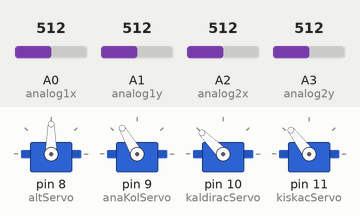
This sketch was run on a simulated Arduino Uno, built with avr-gcc and run on an emulated ATmega328P. On the bench: 4 × servo. Inputs (shaded band) come from the test bench; at power-on: A0 (analog1x) = 512, A2 (analog2x) = 512, A3 (analog2y) = 512, A1 (analog1y) = 512.

Above: at 1.2 s.
1.3 s: A0 (analog1x) set to 716
At 2.5 s:
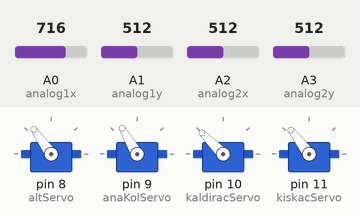
2.8 s: A2 (analog2x) set to 716
At 4.0 s:
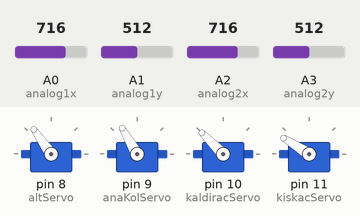
4.3 s: A3 (analog2y) set to 716
At 5.1 s:
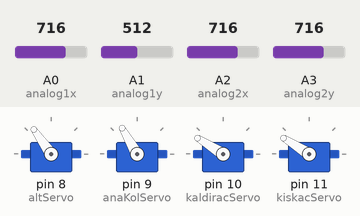
5.8 s: A1 (analog1y) set to 306
At 6.1 s:
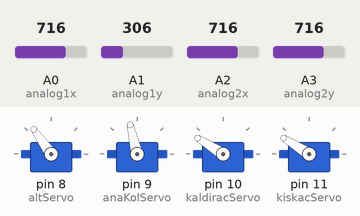
7.3 s: A0 (analog1x) set to 992
At 8.5 s:
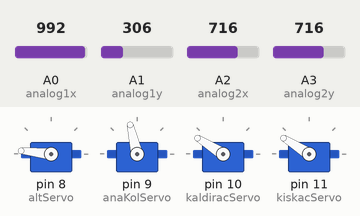
8.8 s: A1 (analog1y) set to 30
At 9.8 s:
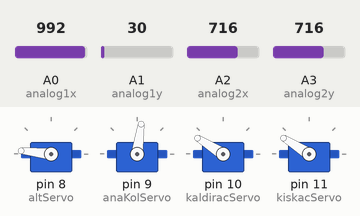
Timing chart, 0 to 11.3 s (numbered marks = the images above; inputs shaded):
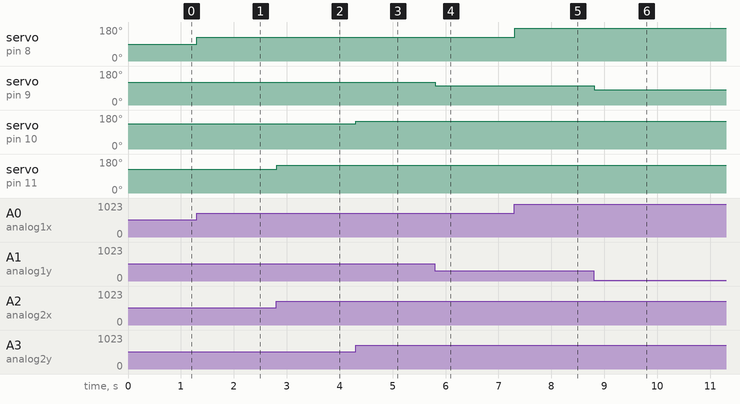

The sketch:

servoControl.ino
```cpp
#include <Servo.h>
//analog 1
int analog1x =A0;
int analog1y =A1;
//analog 2
int analog2x =A2;
int analog2y =A3;

Servo altServo;
Servo anaKolServo;
Servo kaldiracServo;
Servo kiskacServo;

int val1x,val1y,val2x,val2y;//analog okunan değerlerin atandığı değişkenler.
int x1,x2,y1,y2; //map edilmiş değerlerin atandığı değişkenler.

void setup() {
  //Servo değişkenlerine dijital pinlerin atanması.
  altServo.attach(8);
  anaKolServo.attach(9);
  kaldiracServo.attach(10);
  kiskacServo.attach(11);
}

void loop() {
  //Analog değerlerinin okunup değerlere atanması.
  val1x = analogRead(analog1x);
  val1y = analogRead(analog1y);
  val2x = analogRead(analog2x);
  val2y = analogRead(analog2y);

  //Josystick lerden okunan analog değerinin servoların çalıştığı aralığa dönüştürülmesi.
  x1= map(val1x,0,1023,0,180);
  y1= map(val1y,0,1023,80,160);
  x2= map(val2x,0,1023,75,180);
  y2= map(val2y,0,1023,100,170);

  //Servolara komut gönderme.
  altServo.write(x1);
  anaKolServo.write(y1);
  kaldiracServo.write(y2);
  kiskacServo.write(x2);

  delay(10);

}
```

Measured:
- after the input at 1.3 s, servo on pin 8 (altServo): 90° → 125° at once
- after the input at 2.8 s, servo on pin 11 (kiskacServo): 127° → 148° at once
- after the input at 4.3 s, servo on pin 10 (kaldiracServo): 135° → 148° at once
- after the input at 5.8 s, servo on pin 9 (anaKolServo): 120° → 103° at once
- after the input at 7.3 s, servo on pin 8 (altServo): 125° → 174° at once
- after the input at 8.8 s, servo on pin 9 (anaKolServo): 103° → 82° at once
